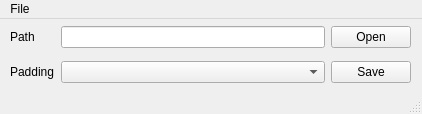
<?xml version="1.0" encoding="UTF-8"?>
<ui version="4.0">
 <class>MainWindow</class>
 <widget class="QMainWindow" name="MainWindow">
  <property name="geometry">
   <rect>
    <x>0</x>
    <y>0</y>
    <width>422</width>
    <height>114</height>
   </rect>
  </property>
  <property name="minimumSize">
   <size>
    <width>422</width>
    <height>114</height>
   </size>
  </property>
  <property name="maximumSize">
   <size>
    <width>422</width>
    <height>114</height>
   </size>
  </property>
  <property name="windowTitle">
   <string>MainWindow</string>
  </property>
  <widget class="QWidget" name="centralwidget">
   <widget class="QWidget" name="gridLayoutWidget">
    <property name="geometry">
     <rect>
      <x>10</x>
      <y>0</y>
      <width>401</width>
      <height>71</height>
     </rect>
    </property>
    <layout class="QGridLayout" name="gridLayout">
     <item row="0" column="2">
      <widget class="QPushButton" name="file_path_pushButton">
       <property name="text">
        <string>Open</string>
       </property>
      </widget>
     </item>
     <item row="0" column="1">
      <widget class="QLineEdit" name="file_path_lineEdit"/>
     </item>
     <item row="0" column="0">
      <widget class="QLabel" name="file_path_label">
       <property name="text">
        <string>Path</string>
       </property>
      </widget>
     </item>
     <item row="1" column="0">
      <widget class="QLabel" name="padding_label">
       <property name="text">
        <string>Padding</string>
       </property>
      </widget>
     </item>
     <item row="1" column="1">
      <widget class="QComboBox" name="padding_comboBox"/>
     </item>
     <item row="1" column="2">
      <widget class="QPushButton" name="save_pushButton">
       <property name="text">
        <string>Save</string>
       </property>
      </widget>
     </item>
    </layout>
   </widget>
  </widget>
  <widget class="QMenuBar" name="menubar">
   <property name="geometry">
    <rect>
     <x>0</x>
     <y>0</y>
     <width>422</width>
     <height>22</height>
    </rect>
   </property>
   <widget class="QMenu" name="menuile">
    <property name="title">
     <string>File</string>
    </property>
    <addaction name="actionOpen"/>
   </widget>
   <addaction name="menuile"/>
  </widget>
  <widget class="QStatusBar" name="statusbar"/>
  <action name="actionOpen">
   <property name="text">
    <string>Open</string>
   </property>
  </action>
 </widget>
 <resources/>
 <connections/>
</ui>
